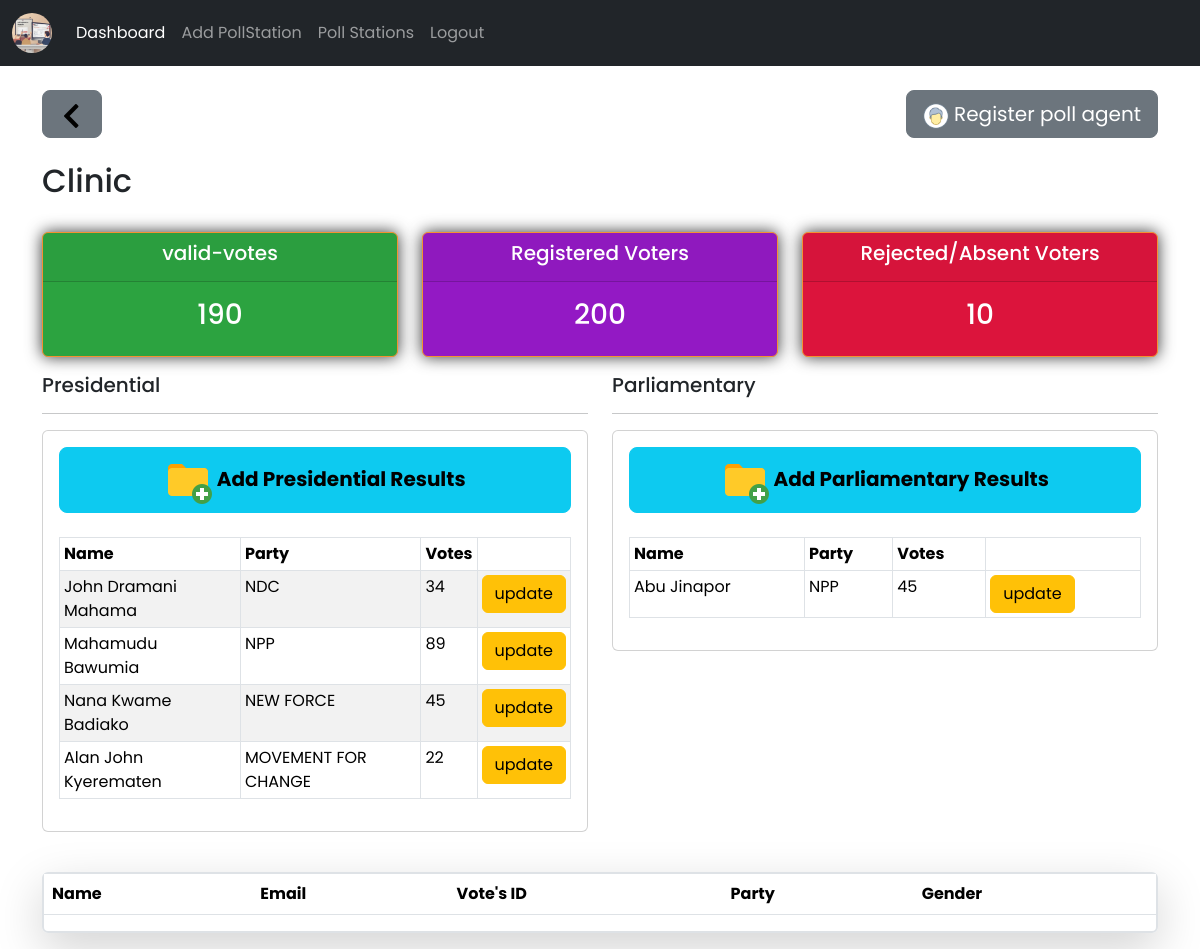
Before: /poll_station_view/3 (signed in) with the older database file.
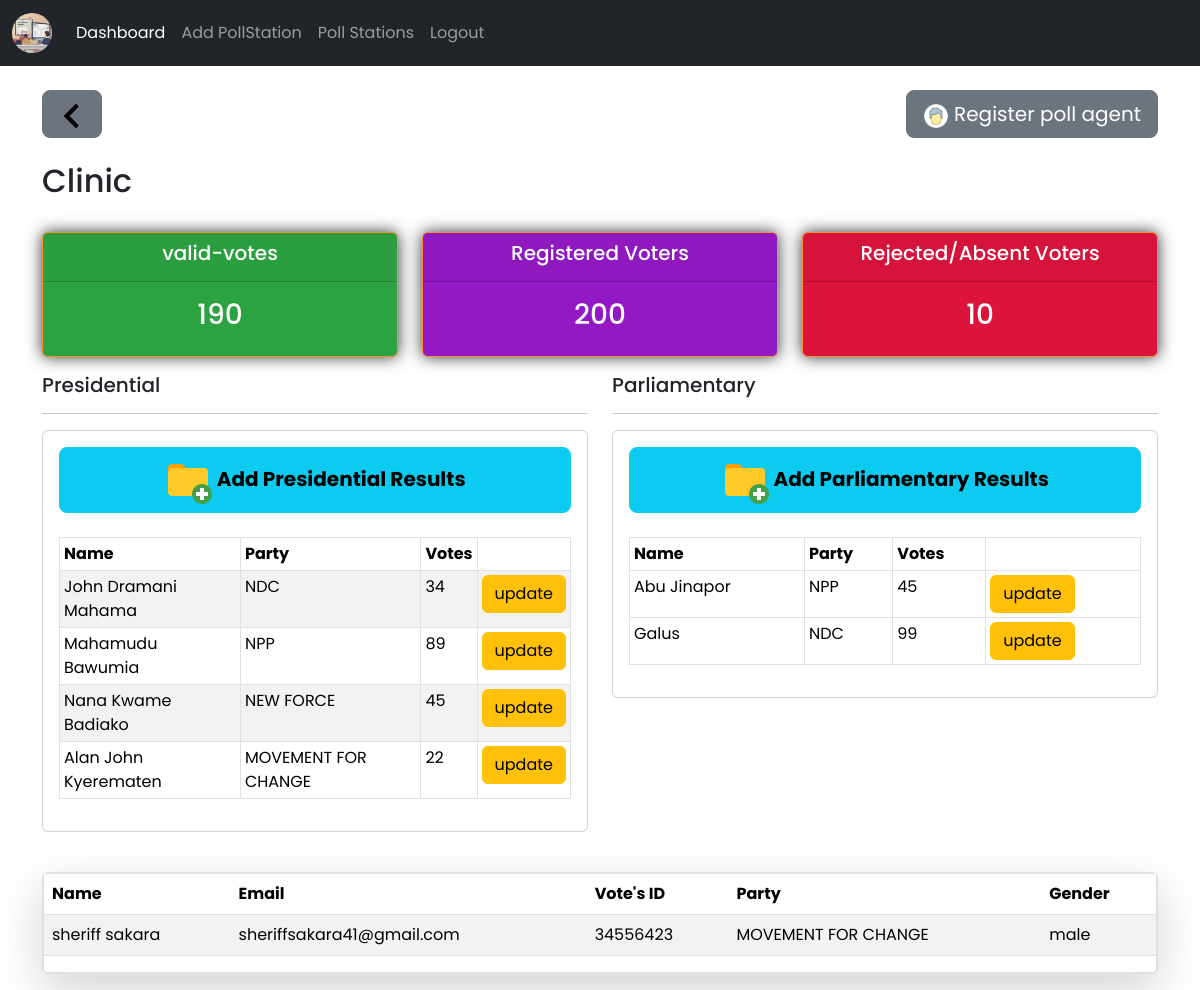
After: the same page with the newer database file.
### ps_crm_app/models.py (models this page shows, shortened)
class presResult(models.Model):
    CANDIDATES = {
        'John Dramani Mahama': 'John Dramani Mahama',
        'Dr. Mahamudu Bawumia': 'Dr. Mahamudu Bawumia',
        'Nana Kwame Badiako': 'Nana Kwame Badiako',
        'Alan John Kyerematen': 'Alan John Kyerematen',
        'Daniel Augustus Lartey Jr': 'Daniel Augustus Lartey Jr',
        'Akua Donkor': 'Akua Donkor',
        'Christian Kwabena Andrews': 'Christian Kwabena Andrews',
        'Mohammed Frimpong': 'Mohammed Frimpong',
        'Nana Akusua Frimpomaa' : 'Nana Akusua Frimpomaa',
        'Hassan Ayariga': 'Hassan Ayariga',
        'Kofi Koranteng': 'Kofi Koranteng',
        'Liberal Party of Ghana': 'Liberal Party of Ghana',
        'George Twum-Barima-Adu':'George Twum-Barima-Adu',
    }
    PARTY = {
        'NDC':'NDC',
        'NPP':'NPP',
        'NEW FORCE': 'NEW FORCE',
        'MOVEMENT FOR CHANGE': 'MOVEMENT FOR CHANGE',
        'GCPP': 'GCPP',
        'INDEPENDENT':'INDEPENDENT',
        'GUM': 'GUM',
        'CPP':'CPP',
        'APC':'APC',
        'LPG':'LPG',
        'GFP':'GFP',
    }
    poll_station = models.ForeignKey(pollStations,on_delete=models.CASCADE)
    name = models.CharField(max_length=50, choices=CANDIDATES)
    party = models.CharField(max_length=50, choices=PARTY)
    votes = models.IntegerField()

class parlResult(models.Model):
    PARTY = {
        'NDC':'NDC',
        'NPP':'NPP',
        'NEW FORCE': 'NEW FORCE',
        'MOVEMENT FOR CHANGE': 'MOVEMENT FOR CHANGE',
        'INDEPENDENT':'INDEPENDENT',
    }
    poll_station = models.ForeignKey(pollStations,on_delete=models.CASCADE)
    name = models.CharField(max_length=50)
    party = models.CharField(max_length=50, choices=PARTY)
    votes = models.IntegerField()

class regPollAgent(models.Model):
    PARTY = {
        'NDC':'NDC',
        'NPP':'NPP',
        'NEW FORCE': 'NEW FORCE',
        'MOVEMENT FOR CHANGE': 'MOVEMENT FOR CHANGE',
        'INDEPENDENT':'INDEPENDENT',
    }
    GENDER = {
        'male': 'male',
        'female':'female'
    }
    poll_station = models.ForeignKey(pollStations,on_delete=models.CASCADE)
    fname = models.CharField(max_length=100)
    lname = models.CharField(max_length=100)
    email = models.EmailField()
    phone = models.IntegerField()
    v_id = models.IntegerField()
    gender = models.CharField(max_length=10, choices=GENDER)
    party = models.CharField(max_length=100, choices=PARTY)
    registered_at = models.DateField(auto_now_add=True)

### ps_crm_app/views.py (the view)
# urls.py: path('poll_station_view/<int:station_id>', views.poll_station_view, name='poll'),
def poll_station_view(request, station_id):
    if request.user.is_authenticated:
        poll_station = pollStations.objects.get(id=station_id)
        agents = regPollAgent.objects.filter(poll_station=poll_station)
        data_entries = presResult.objects.filter(poll_station=poll_station)
        parl_results = parlResult.objects.filter(poll_station=poll_station)
        valid_votes = data_entries.aggregate(total_votes=Sum('votes'))
        if 'total_votes' in valid_votes and valid_votes['total_votes'] is not None:
            registered_voters = poll_station.reg_voters
            rejected_votes = registered_voters - valid_votes['total_votes']
        else:
            rejected_votes = 0
            valid_votes['total_votes'] = 0
        context = {
            'poll_station':poll_station,
            'data_entries':data_entries,
            'parl_results':parl_results,
            'valid_votes':valid_votes['total_votes'],
            'rejected_votes':rejected_votes,
            'agents':agents,
        }
        return render(request,'ps_crm_app/poll_station_view.html',context)
    else:
        messages.success(request, 'you have to login to view this page')
        return redirect('dashboard')

### ps_crm_app/templates/ps_crm_app/poll_station_view.html
{% extends 'ps_crm_app/base.html' %}
{% load static %}
{% block content %}
<div class="d-flex  justify-content-between">
    <a href="{% url 'poll_station'%}" class="btn btn-secondary btn-lg">
        <img src="{% static 'images/icons8-back-26.png'%}" alt="">
    </a>
    <a href="{% url 'reg_poll_agent' poll_station.id%}" class="btn btn-secondary btn-lg">
        <img src="{% static 'images/icons8-male-user-40.png'%}" alt="" style='width:26px'> Register poll agent
    </a>
</div>
<br>
<h2>{{poll_station.ps_name}}</h2>
{% include 'ps_crm_app/status.html' %}
  <div class="row">
    <div class="col-md-6">
        <h5>Presidential</h5>
        <hr>
        <div class="card card-body">
            <a href="{% url 'pres_result' poll_station.id%}" class="btn btn-lg btn-block btn-info fw-bold">
                <img src="{% static 'images/add_icon.png'%}" alt=""> Add Presidential Results
            </a>
            <br>
            <table class="table table-sm table-bordered table-striped table-hover ">
                <thead class="">
                <tr>
                    <th>Name</th>
                    <th>Party</th>
                    <th>Votes</th>
                    <th></th>
                </tr>
                </thead>
                <tbody>
                    {% if data_entries %}
                        {% for data in data_entries %}
                        <tr>
                            <td>{{data.name}}</td>
                            <td>{{data.party}}</td>
                            <td>{{data.votes}}</td>
                            <td><a href="{% url 'updatePres' poll_station.id data.id%}" class="btn btn-small btn-warning">update</a></td>
                        </tr>
                        {% endfor %}
                    {% endif %}
                </tbody>
            </table>
        </div>
    </div>
    <div class="col-md-6">
        <h5>Parliamentary</h5>
        <hr>
        <div class="card card-body">
            <a href="{% url 'parl_result' poll_station.id %}" class="btn btn-lg btn-block btn-info fw-bold">
                <img src="{% static 'images/add_icon.png'%}" alt=""> Add Parliamentary Results
            </a>
            <br>
            <table class="table table-sm table-bordered ">
                <thead class="">
                    <tr>
                        <th>Name</th>
                        <th>Party</th>
                        <th>Votes</th>
                        <th></th>
                    </tr>
                </thead>
                <tbody>
                    {% if parl_results %}
                        {% for result in parl_results %}
                        <tr>
                            <td>{{result.name}}</td>
                            <td>{{result.party}}</td>
                            <td>{{result.votes}}</td>
                            <td><a href="{% url 'updateParl' poll_station.id result.id %} " class="btn btn-small btn-warning">update</a></td>
                        </tr>
                        {% endfor %}
                    {% endif %}
                </tbody>
            </table>
        </div>
    </div>
  </div>
  <br>
  <div class='border border-2 shadow-lg mt-3 mb-3 rounded-2'>
    <table class="table table-striped table-hover">
        <thead>
          <tr>
            <th scope="col">Name</th>
            <th scope="col">Email</th>
            <th scope="col">Vote's ID</th>
            <th scope="col">Party</th>
            <th scope="col">Gender</th>
          </tr>
        </thead>
        <tbody>
            {% if agents %}
                {% for agent in agents %}
                <tr>
                    <td>{{agent.fname}} {{agent.lname}}</td>
                    <td>{{agent.email}}</td>
                    <td>{{agent.v_id}}</td>
                    <td>{{agent.party}}</td>
                    <td>{{agent.gender}}</td>
                </tr>
                {% endfor %}
            {% endif %}
        </tbody>
    </table>
  </div>
{% endblock content %}

Changed rows visible on the page:
added parlResult: name "Galus", party "NDC", votes "99"
added regPollAgent: fname "sheriff", lname "sakara", email "sheriffsakara41@gmail.com", v_id "34556423", party "MOVEMENT FOR CHANGE", gender "male"
